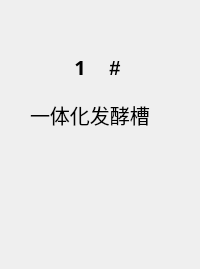
<?xml version="1.0" encoding="UTF-8"?>
<ui version="4.0">
 <class>TankAhead</class>
 <widget class="QWidget" name="TankAhead">
  <property name="geometry">
   <rect>
    <x>0</x>
    <y>0</y>
    <width>200</width>
    <height>269</height>
   </rect>
  </property>
  <property name="windowTitle">
   <string>Form</string>
  </property>
  <widget class="QLabel" name="indexLabel">
   <property name="geometry">
    <rect>
     <x>65</x>
     <y>52</y>
     <width>30</width>
     <height>30</height>
    </rect>
   </property>
   <property name="font">
    <font>
     <family>Angsana New</family>
     <pointsize>15</pointsize>
     <weight>75</weight>
     <bold>true</bold>
    </font>
   </property>
   <property name="text">
    <string>1</string>
   </property>
   <property name="alignment">
    <set>Qt::AlignCenter</set>
   </property>
  </widget>
  <widget class="QLabel" name="nameLabel">
   <property name="geometry">
    <rect>
     <x>30</x>
     <y>100</y>
     <width>130</width>
     <height>30</height>
    </rect>
   </property>
   <property name="font">
    <font>
     <pointsize>15</pointsize>
    </font>
   </property>
   <property name="text">
    <string>一体化发酵槽</string>
   </property>
   <property name="alignment">
    <set>Qt::AlignBottom|Qt::AlignLeading|Qt::AlignLeft</set>
   </property>
  </widget>
  <widget class="QLabel" name="label_5">
   <property name="geometry">
    <rect>
     <x>100</x>
     <y>53</y>
     <width>30</width>
     <height>30</height>
    </rect>
   </property>
   <property name="font">
    <font>
     <family>Arial</family>
     <pointsize>15</pointsize>
     <weight>75</weight>
     <bold>true</bold>
    </font>
   </property>
   <property name="text">
    <string>#</string>
   </property>
   <property name="alignment">
    <set>Qt::AlignCenter</set>
   </property>
  </widget>
 </widget>
 <resources/>
 <connections/>
</ui>
